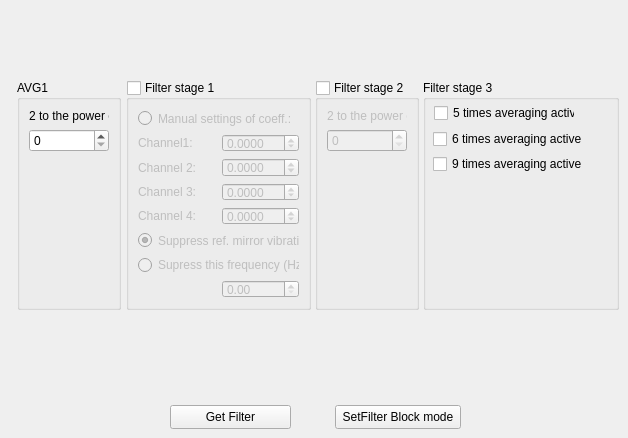
     <widget class="QWidget" name="tab_4">
      <attribute name="title">
       <string>Signal Processing</string>
      </attribute>
      <widget class="QPushButton" name="setFilterBlockModeButton">
       <property name="geometry">
        <rect>
         <x>335</x>
         <y>405</y>
         <width>126</width>
         <height>24</height>
        </rect>
       </property>
       <property name="text">
        <string>SetFilter Block mode</string>
       </property>
      </widget>
      <widget class="QPushButton" name="getFilterButton">
       <property name="geometry">
        <rect>
         <x>170</x>
         <y>405</y>
         <width>121</width>
         <height>24</height>
        </rect>
       </property>
       <property name="text">
        <string>Get Filter</string>
       </property>
      </widget>
      <widget class="QGroupBox" name="gbFiltreStage3">
       <property name="geometry">
        <rect>
         <x>423</x>
         <y>80</y>
         <width>196</width>
         <height>230</height>
        </rect>
       </property>
       <property name="title">
        <string>Filter stage 3</string>
       </property>
       <widget class="QCheckBox" name="checkBoxFilterAVG5">
        <property name="geometry">
         <rect>
          <x>11</x>
          <y>24</y>
          <width>141</width>
          <height>18</height>
         </rect>
        </property>
        <property name="text">
         <string>5 times averaging active</string>
        </property>
       </widget>
       <widget class="QCheckBox" name="checkBoxFilterAVG6">
        <property name="geometry">
         <rect>
          <x>10</x>
          <y>50</y>
          <width>174</width>
          <height>18</height>
         </rect>
        </property>
        <property name="text">
         <string>6 times averaging active</string>
        </property>
       </widget>
       <widget class="QCheckBox" name="checkBoxFilterAVG9">
        <property name="geometry">
         <rect>
          <x>10</x>
          <y>75</y>
          <width>174</width>
          <height>18</height>
         </rect>
        </property>
        <property name="text">
         <string>9 times averaging active</string>
        </property>
       </widget>
      </widget>
      <widget class="QGroupBox" name="gbFiltreStage1">
       <property name="geometry">
        <rect>
         <x>126</x>
         <y>80</y>
         <width>185</width>
         <height>230</height>
        </rect>
       </property>
       <property name="title">
        <string>Filter stage 1</string>
       </property>
       <property name="checkable">
        <bool>true</bool>
       </property>
       <property name="checked">
        <bool>false</bool>
       </property>
       <layout class="QGridLayout" name="gridLayout_7">
        <item row="0" column="0" colspan="2">
         <widget class="QRadioButton" name="rbFilterManuel">
          <property name="text">
           <string>Manual settings of coeff.:</string>
          </property>
         </widget>
        </item>
        <item row="1" column="0">
         <widget class="QLabel" name="label_38">
          <property name="text">
           <string>Channel1:</string>
          </property>
         </widget>
        </item>
        <item row="1" column="1">
         <widget class="QDoubleSpinBox" name="doubleSpinBoxFilter0">
          <property name="decimals">
           <number>4</number>
          </property>
          <property name="minimum">
           <double>-100.000000000000000</double>
          </property>
          <property name="maximum">
           <double>100.000000000000000</double>
          </property>
         </widget>
        </item>
        <item row="2" column="0">
         <widget class="QLabel" name="label_39">
          <property name="text">
           <string>Channel 2:</string>
          </property>
         </widget>
        </item>
        <item row="2" column="1">
         <widget class="QDoubleSpinBox" name="doubleSpinBoxFilter1">
          <property name="decimals">
           <number>4</number>
          </property>
          <property name="minimum">
           <double>-100.000000000000000</double>
          </property>
          <property name="maximum">
           <double>100.000000000000000</double>
          </property>
         </widget>
        </item>
        <item row="3" column="0">
         <widget class="QLabel" name="label_40">
          <property name="text">
           <string>Channel 3:</string>
          </property>
         </widget>
        </item>
        <item row="3" column="1">
         <widget class="QDoubleSpinBox" name="doubleSpinBoxFilter2">
          <property name="decimals">
           <number>4</number>
          </property>
          <property name="minimum">
           <double>-100.000000000000000</double>
          </property>
          <property name="maximum">
           <double>100.000000000000000</double>
          </property>
         </widget>
        </item>
        <item row="4" column="0">
         <widget class="QLabel" name="label_41">
          <property name="text">
           <string>Channel 4:</string>
          </property>
         </widget>
        </item>
        <item row="4" column="1">
         <widget class="QDoubleSpinBox" name="doubleSpinBoxFilter3">
          <property name="decimals">
           <number>4</number>
          </property>
          <property name="minimum">
           <double>-100.000000000000000</double>
          </property>
          <property name="maximum">
           <double>100.000000000000000</double>
          </property>
         </widget>
        </item>
        <item row="5" column="0" colspan="2">
         <widget class="QRadioButton" name="rbFilterAutomatic">
          <property name="text">
           <string>Suppress ref. mirror vibration</string>
          </property>
          <property name="checked">
           <bool>true</bool>
          </property>
         </widget>
        </item>
        <item row="6" column="0" colspan="2">
         <widget class="QRadioButton" name="rbFilterUser">
          <property name="text">
           <string>Supress this frequency (Hz):</string>
          </property>
         </widget>
        </item>
        <item row="7" column="1">
         <widget class="QDoubleSpinBox" name="doubleSpinBoxNotch">
          <property name="maximum">
           <double>25000000.000000000000000</double>
          </property>
         </widget>
        </item>
       </layout>
      </widget>
      <widget class="QGroupBox" name="gbAVG1">
       <property name="geometry">
        <rect>
         <x>17</x>
         <y>80</y>
         <width>104</width>
         <height>230</height>
        </rect>
       </property>
       <property name="title">
        <string>AVG1</string>
       </property>
       <layout class="QVBoxLayout" name="verticalLayout_5">
        <item>
         <widget class="QLabel" name="label_36">
          <property name="text">
           <string>2 to the power of</string>
          </property>
         </widget>
        </item>
        <item>
         <widget class="QSpinBox" name="spinBoxAVG1">
          <property name="maximum">
           <number>256</number>
          </property>
         </widget>
        </item>
        <item>
         <spacer name="verticalSpacer">
          <property name="orientation">
           <enum>Qt::Vertical</enum>
          </property>
          <property name="sizeHint" stdset="0">
           <size>
            <width>20</width>
            <height>147</height>
           </size>
          </property>
         </spacer>
        </item>
       </layout>
      </widget>
      <widget class="QGroupBox" name="gbFiltreStage2">
       <property name="geometry">
        <rect>
         <x>315</x>
         <y>80</y>
         <width>104</width>
         <height>230</height>
        </rect>
       </property>
       <property name="title">
        <string>Filter stage 2</string>
       </property>
       <property name="checkable">
        <bool>true</bool>
       </property>
       <property name="checked">
        <bool>false</bool>
       </property>
       <layout class="QVBoxLayout" name="verticalLayout_6">
        <item>
         <widget class="QLabel" name="label_37">
          <property name="text">
           <string>2 to the power of</string>
          </property>
         </widget>
        </item>
        <item>
         <widget class="QSpinBox" name="spinBoxAVG2">
          <property name="maximum">
           <number>256</number>
          </property>
         </widget>
        </item>
        <item>
         <spacer name="verticalSpacer_2">
          <property name="orientation">
           <enum>Qt::Vertical</enum>
          </property>
          <property name="sizeHint" stdset="0">
           <size>
            <width>20</width>
            <height>147</height>
           </size>
          </property>
         </spacer>
        </item>
       </layout>
      </widget>
     </widget>
